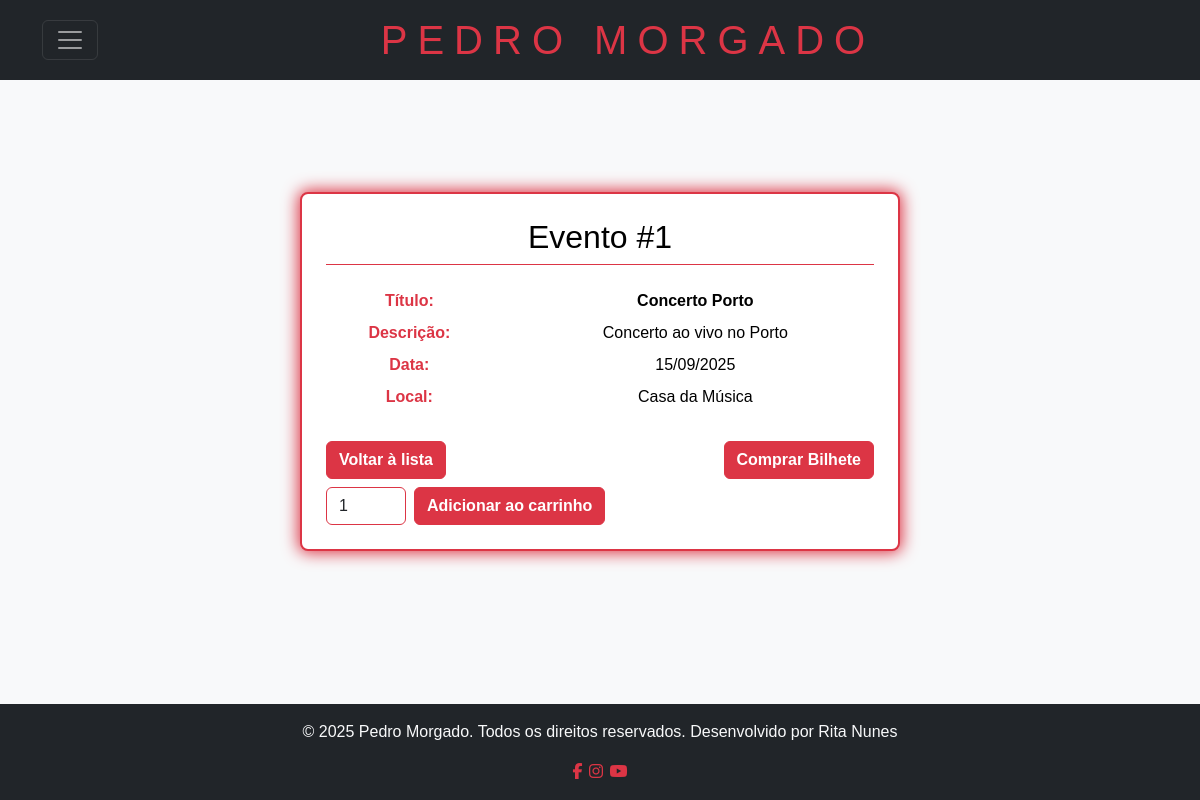
/registo/detalhes_evento.php?id=1, run on the app's committed database.
### tables this page shows
CREATE TABLE `eventos` (
  `id` int NOT NULL,
  `titulo` varchar(255) NOT NULL,
  `descricao` text,
  `data` date DEFAULT NULL,
  `hora` varchar(10) DEFAULT NULL,
  `local` varchar(255) DEFAULT NULL,
  `categoria` varchar(100) NOT NULL DEFAULT 'Concertos',
  `criado_em` timestamp NULL DEFAULT CURRENT_TIMESTAMP,
  `preco` decimal(10,2) NOT NULL DEFAULT '0.00'
);

### registo/detalhes_evento.php (the view, shortened to what this page needs)
<?php
require_once "../config/database.php";
$id = isset($_GET['id']) ? intval($_GET['id']) : 0;
$evento = null;
if ($id > 0) {
    $stmt = $conn->prepare("SELECT * FROM eventos WHERE id = ?");
    $stmt->bind_param("i", $id);
    $stmt->execute();
    $res = $stmt->get_result();
    $evento = $res->fetch_assoc();
}
?>
<!DOCTYPE html>
<html lang="pt">
<head>
    <link rel="stylesheet" href="https://cdn.jsdelivr.net/npm/bootstrap@5.3.3/dist/css/bootstrap.min.css">
    <link rel="stylesheet" href="../css/style.css">
    <link rel="stylesheet" href="https://cdnjs.cloudflare.com/ajax/libs/font-awesome/6.5.0/css/all.min.css">
</head>
<body class="d-flex flex-column min-vh-100 bg-light">
    <header class="bg-dark text-white py-3 mb-4 position-relative">
        <div class="container position-relative">
            <div class="d-flex justify-content-between align-items-center" style="position:relative;">
                <div>
                    <nav class="navbar navbar-dark p-0">
                        <button class="navbar-toggler ms-0" type="button" data-bs-toggle="collapse" data-bs-target="#mainNavbar" aria-controls="mainNavbar" aria-expanded="false" aria-label="Toggle navigation">
                            <span class="navbar-toggler-icon"></span>
                        </button>
                    </nav>
                </div>
                <h1 class="mb-2 text-center flex-grow-1 text-danger" style="margin-bottom:0!important;">PEDRO MORGADO</h1>
            </div>
        </div>
    </header>
    <main class="container my-5 flex-grow-1">
        <div class="mx-auto" style="max-width:600px;">
            <div class="bg-white border border-danger border-2 rounded-3 shadow p-4" style="box-shadow:0 0 16px 2px #dc3545 !important; color:#111;">
                <?php if($evento): ?>
                    <h2 class="text-black mb-4 border-bottom pb-2" style="border-color:#dc3545!important;">Evento #<?= $evento['id'] ?></h2>
                    <dl class="row mb-0">
                        <dt class="col-sm-4 text-danger">Título:</dt>
                        <dd class="col-sm-8 text-black fw-bold"><?= htmlspecialchars($evento['titulo']) ?></dd>
                        <dt class="col-sm-4 text-danger">Descrição:</dt>
                        <dd class="col-sm-8 text-black"><?= nl2br(htmlspecialchars($evento['descricao'])) ?></dd>
                        <dt class="col-sm-4 text-danger">Data:</dt>
                        <dd class="col-sm-8 text-black"><?= date('d/m/Y', strtotime($evento['data'])) ?></dd>
                        <dt class="col-sm-4 text-danger">Local:</dt>
                        <dd class="col-sm-8 text-black"><?= htmlspecialchars($evento['local']) ?></dd>
                    </dl>
                    <div class="mt-4 d-flex justify-content-between align-items-center flex-wrap gap-2">
                        <a href="admin.php#eventos" class="btn btn-outline-danger">Voltar à lista</a>
                        <a href="comprar_bilhete.php?id=<?= $evento['id'] ?>" class="btn btn-danger">Comprar Bilhete</a>
                        <form method="post" action="../loja/carrinho.php" class="d-inline-flex align-items-center gap-2 m-0 p-0">
                            <input type="number" name="quantidade" value="1" min="1" class="form-control border-danger" style="width:80px;max-width:100px;">
                            <button type="submit" name="add" value="1" class="btn btn-outline-dark">Adicionar ao carrinho</button>
                        </form>
                    </div>
                <?php else: ?>
                    <div class="alert alert-danger text-center bg-white text-black border border-danger">Evento não encontrado.</div>
                    <div class="text-center"><a href="admin.php#eventos" class="btn btn-outline-danger">Voltar à lista</a></div>
                <?php endif; ?>
            </div>
        </div>
    </main>
    <footer class="bg-dark text-light text-center py-3 mt-auto">
        <p>© 2025 Pedro Morgado. Todos os direitos reservados. Desenvolvido por Rita Nunes</p>
        <div>
            <a href="https://www.facebook.com/pedro.morgado.9"><i class="fab fa-facebook-f text-danger border border-dark rounded-circle"></i></a>
            <a href="https://www.instagram.com/_pedro_morgado_/"><i class="fab fa-instagram text-danger border border-dark rounded-circle"></i></a>
            <a href="https://www.youtube.com/playlist?list=OLAK5uy_llGenPOe9vHI7BsTAKVT3AvjtIyCQd_IE"><i class="fab fa-youtube text-danger border border-dark rounded-circle"></i></a>
        </div>
    </footer>
</body>
</html>

### css/style.css (style rules this page uses)
body { font-family: Arial, Helvetica, sans-serif; background: #f7f7f7; margin: 0; padding: 0; color: #222; min-height: 100vh; display: flex; flex-direction: column; }
header { background: #222; color: #fff; position: relative; z-index: 2; }
header h1 { margin: 0 0 10px 0; font-size: 2.5em; letter-spacing: 10px; }
main { text-align: center; padding: 40px 10px; flex: 1 0 auto; }
main h2 { font-size: 2em; margin-bottom: 20px; }
footer { background: #222; color: #fff; text-align: center; padding: 15px 0; position: relative; width: 100%; bottom: 0; }
.btn, .btn-danger { background-color: #dc3545 !important; border-color: #dc3545 !important; color: #fff !important; font-weight: 700; transition: background 0.2s, border 0.2s; }
.fab, .fa { color: #dc3545 !important; transition: color 0.2s; }
a { color: #dc3545; transition: color 0.2s; }

### data on the page
eventos: id "1", titulo "Concerto Porto", descricao "Concerto ao vivo no Porto", data "15/09/2025", local "Casa da Música"
